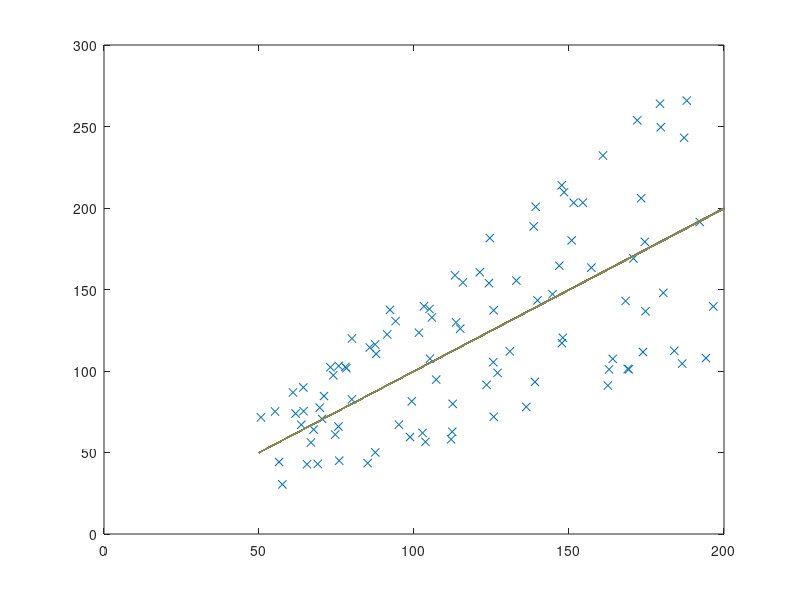

MATLAB code to generate this figure:
m = 100;
x_min = 50;
x_max = 200;

alpha = 0.000001;


function [th0_step, th1_step] = gradient_descent_step(th0, th1, xs, ys, m, alpha)
	distances = (th0 + th1 * xs) - ys;

	th0_step = alpha * sum(distances) / m;
	th1_step = alpha * sum(distances .* xs) / m;
endfunction


function j = cost(th0, th1, xs, ys, m)
	sum(th0 + th1 * xs - ys)/m;
endfunction

xs = x_min + rand(1, m) * (x_max - x_min);

ys = [];
for x = xs
	ys(end + 1) = x + (-(x/2) + (rand(1,1) * x));
endfor

th0 = 0;
th1 = 1;

figure;
plot(xs, ys, "x");
hold on;


for foo = 1:200
	plot(x_min:x_max, th0 + th1 * (x_min:x_max))
	[th0_step, th1_step] = gradient_descent_step(th0, th1, xs, ys, m, alpha);
	if (th0_step == 0 && th1_step == 0)
		break;
	else
		th0 = th0 - th0_step;
		th1 = th1 - th1_step;
	endif
endfor

disp(th0);
disp(th1);
